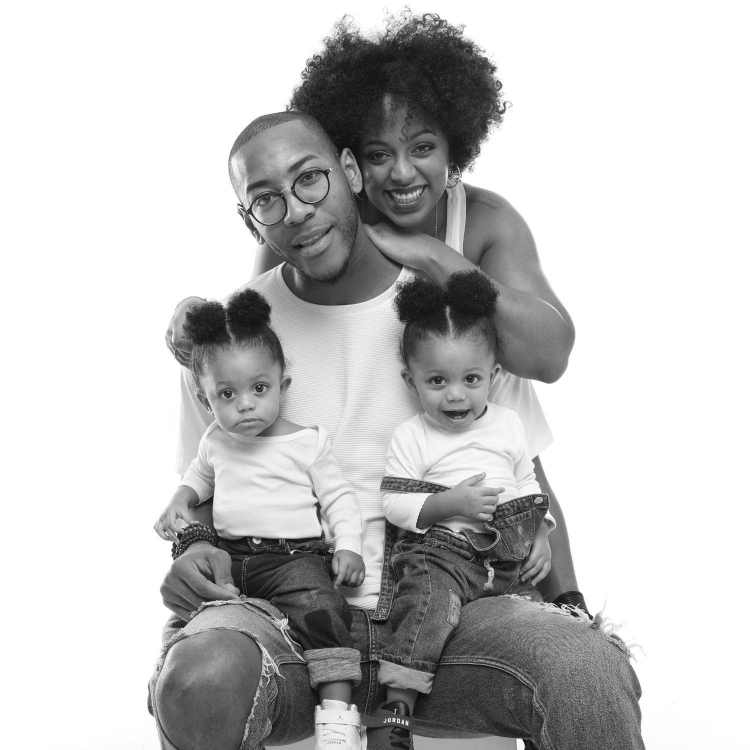
#> input picture img/Modified_famille.jpeg, 1500 x 1500 px, given as the content of the folder imgAModif, which was not available (shown at 1/2 size)
$ python Story7.py
#> lines starting #> are read from the running program, lines starting #| are printed output that depends on the picture; pictures that were not available may be replaced by others from this repository, and a replacement may not be noted
### Story1.py
from PIL import Image, ImageEnhance
from logger import *
import os

def BlackAndWhite(image,output,save=1):

#> called with image = 'imgAModif/Modified_famille.jpeg', output = 'img', save = 0
    _, ext = os.path.splitext(image)
    if ext not in ('.jpg', '.jpeg', '.png'):
        print("Vous devez mettre en paramètre le chemin d'une image en format .jpg, .jpeg ou .png (BAW)")
        log(f"Erreur d'extension de l'image {image} dans BAW")
        return

    try:
        img=Image.open(image) # On Ouvre L'image
#> img is the input picture: PIL image 1500x1500 RGB; min 0, max 255, mean 196

    except:
        print("Le chemin vers l'image n'est pas bon ou n'existe pas. (BAW)")
        log(f"Erreur de chemin de l'image {image} dans BAW")
        return
    NameImage=image # NameImage est le chemin de l'image
    for i in range(len(image)): # Boucle qui parcours les charactère du chemin de l'image
        if image[i]=='/': # Si il y as un "/"
            NameImage=image[i+1:] # On prend que ce qu'il y as après
    filter = ImageEnhance.Color(img) # On applique la couleur noir et blanc a l'image
    img = filter.enhance(0)
    log(f"{NameImage} transformé en noir et blanc")

    try:
        if save==1: # Vérifie si l'orsque l'on a appeler la fonction l'utilisateur veut sauvegarder l'image
            img.save(f"{output}/BlackAndWhiteOf{NameImage}")
            log(f"{NameImage} sauvegardée dans {output} (BAW)")
            return str(f"{output}/BlackAndWhiteOf{NameImage}")
        else:
            img.save(f"temps/BlackAndWhiteOf{NameImage}")
            log(f"{NameImage} sauvegardée dans temps/ (BAW)")
            return str(f"temps/BlackAndWhiteOf{NameImage}")
    except:
        print("Le chemin vers la sauvegarde de votre image modifié n'est pas bon ou n'existe pas. (BAW)")
        log(f"Erreur pour le chemin de sauvegarde de {NameImage} dans BAW.")
        return

### Story2.py
from PIL import Image, ImageFilter
from logger import *
import os

def Blurred(image,output,save=1):
    """
    Convertie l'image mit en paramètre
    ex : >>> Blurred("../grimm.jpeg","img")
    renvoie une image floutée et la sauvegarde dans le dossier img
    """
#> called with output = 'img', save = 0

    _, ext = os.path.splitext(image)
    if ext not in ('.jpg', '.jpeg', '.png'):
        print("Vous devez mettre en paramètre le chemin d'une image en format .jpg, .jpeg ou .png (Blurred)")
        log(f"Erreur d'extension de l'image {image} dans Blurred")
        return

    try:
        # Sauvegarde l'image mit en paramètre dans la variable img
        img=Image.open(image)

    except:
        print("Le chemin vers l'image n'est pas bon ou n'existe pas. (Blurred)")
        log(f"Erreur de chemin de l'image {image} dans Blurred")
        return

    # Vérifie si le chemin vers l'image contient des dossiers pour ne garder que le nom de l'image et son extension
    NameImage = image
    for i in range(len(image)):
        if image[i]=='/':
            NameImage=image[i+1:]

    # Applique le filtre
    img = img.filter(ImageFilter.BoxBlur(10))
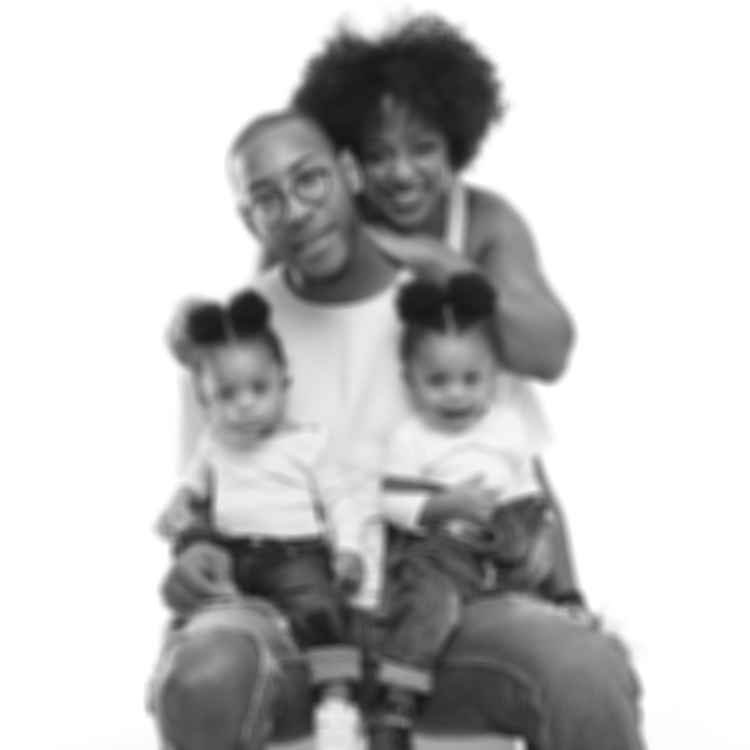
#> img: PIL image 1500x1500 RGB (shown at 1/2 size); min 20, max 255, mean 196
    log(f"{NameImage} est floutée")

    try:
        # Sauvegarde l'image ou le met dans un dossier temporaire temps
        if save==1:
            img.save(f"{output}/BlurredOf{NameImage}")
            log(f"{NameImage} sauvegardée dans {output} (Blurred)")
            return str(f"{output}/BlurredOf{NameImage}")
        else:
            img.save(f"temps/BlurredOf{NameImage}")
            log(f"{NameImage} sauvegardée dans temps/ (Blurred)")
            return str(f"temps/BlurredOf{NameImage}")
    except:
        print("Le chemin vers la sauvegarde de votre image modifié n'est pas bon ou n'existe pas. (Blurred)")
        log(f"Erreur pour le chemin de sauvegarde de {NameImage} dans Blurred.")
        return

### Story3.py
import cv2
import numpy as np
from logger import *
import os

def Dilatation(image,output,save=1):
#> called with output = 'img', save = 0
    _, ext = os.path.splitext(image)
    if ext not in ('.jpg', '.jpeg', '.png'):
        print("Vous devez mettre en paramètre le chemin d'une image en format .jpg, .jpeg ou .png (Dilatation)")
        log(f"Erreur d'extension de l'image {image} dans Dilatation")
        return

    try:
        img = cv2.imread(image) # Ouvre l'image
#> img: shape (1500, 1500, 3); min 20, max 255, mean 196
    except:
        print("Le chemin vers l'image n'est pas bon ou n'existe pas. (Dilatation)")
        log(f"Erreur de chemin de l'image {image} dans Dilatation")
        return

    NameImage = image # NameImage est le chemin de l'image
    for i in range(len(image)): # Boucle qui parcours les charactère du chemin de l'image
        if image[i]=='/': # Si il y as un "/"
            NameImage=image[i+1:] # On prend que ce qu'il y as après
    kernel = np.ones((10, 10), np.uint8)
    img_dilate = cv2.dilate(img, kernel, iterations=1) # Dilate l'image
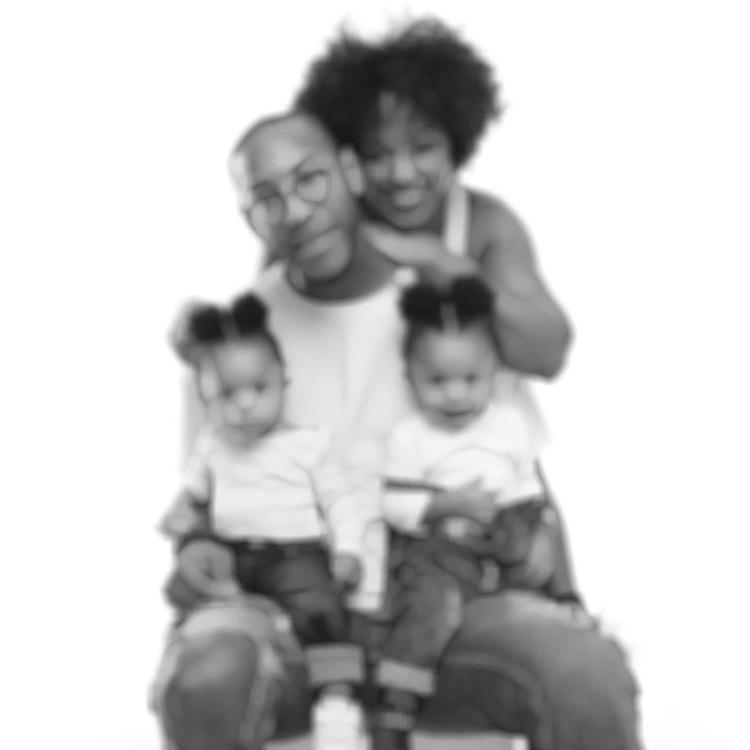
#> img_dilate: shape (1500, 1500, 3) (shown at 1/2 size); min 23, max 255, mean 201.2
    log(f"{NameImage} est dilatée")

    try:
        if save==1: # Vérifie si l'utilisateur veut sauvegarder
            cv2.imwrite(f"{output}/Dilated{NameImage}", img_dilate)
            log(f"{NameImage} sauvegardée dans {output} (Dilatation)")
            return str(f"{output}/Dilated{NameImage}")
        else:
            cv2.imwrite(f"temps/Dilated{NameImage}", img_dilate)
            log(f"{NameImage} sauvegardée dans temps/ (Dilatation)")
            return str(f"temps/Dilated{NameImage}")
    except:
        print("Le chemin vers la sauvegarde de votre image modifié n'est pas bon ou n'existe pas. (Dilatation)")
        log(f"Erreur pour le chemin de sauvegarde de {NameImage} dans Dilatation.")
        return

### Story6.py
from PIL import Image
import cv2
import os
from logger import *

def WriteText(image, output, texte, position_x, position_y, size, save=1):

#> called with output = 'img', texte = 'teste', position_x = 20, position_y = 20, size = 5, save = 0
    _, ext = os.path.splitext(image)
    if ext not in ('.jpg', '.jpeg', '.png'):
        print("Vous devez mettre en paramètre le chemin d'une image en format .jpg, .jpeg ou .png (Write)")
        log(f"Erreur d'extension de l'image {image} dans Write")
        return

    if not(isinstance(position_x, (float, int))) or not(isinstance(position_y, (float, int))) or position_x < 0 or position_y < 0:
        print('Vous devez rentrer des nombres entiers ou flottants positifs en paramètre de WriteText pour les positions x et y.')
        log(f"Erreur de paramètre (facteur(s) longueur et/ou largeur) de l'image {image} dans Write")
        return

    if not(isinstance(texte, str)):
        print('Le texte mis en paramètre doit être entre guillemets.')
        log(f"Erreur de paramètre texte de l'image {image} dans Write")

    try:
        images = cv2.imread(image) # Charge l'image depuis le chemin spécifié dans image
#> images: shape (1500, 1500, 3); min 22, max 255, mean 201.2
    except:
        print("Le chemin vers l'image n'est pas bon ou n'existe pas. (Write)")
        log(f"Erreur de chemin de l'image {image} dans Write")
        return

    NameImage = image # NameImage et le chemin de l'image
    for i in range(len(image)): # Parcourt chaque caractère de la chaîne représentant le chemin de l'image
        if image[i]=='/':
            NameImage=image[i+1:] # Si il y a un / on prend uniquement le chemin qui se trouve apres ce /

    imga = cv2.putText(images, texte, org=(position_x, position_y), fontFace=cv2.FONT_HERSHEY_SIMPLEX, fontScale=size, color=(255, 255, 255), thickness=3) # Ajoute le texte spécifié à l'image chargée aux coordonnées indiquées
    log(f"Le texte {texte} a été mis sur l'image {NameImage} au coordonnée : {position_x} x, {position_y} y")

    try:
        if save == 1: # Si on a choisit de sauvegarder ou qu'on a rien fait
            cv2.imwrite(f"{output}/WriteTextOn{NameImage}", imga) # Sauvegarde l'image dans le dossier output
            log(f"{NameImage} sauvegardée dans {output} (Write)")
            return str(f"{output}/WriteTextOn{NameImage}") # Renvoie le chemin ou on a sauvegarder l'image modifier
        else: # Si on a choisit de ne pas sauvegarder
            cv2.imwrite(f"temps/WriteTextOn{NameImage}", imga) # Sauvegarde l'image dans un dossier temp
            log(f"{NameImage} sauvegardée dans temps/ (Write)")
            return str(f"temps/WriteTextOn{NameImage}") # Renvoie le chemin ou on a sauvegarder l'image modifier
    except:
        print("Le chemin vers la sauvegarde de votre image modifié n'est pas bon ou n'existe pas. (Write)")
        log(f"Erreur pour le chemin de sauvegarde de {NameImage} dans Write.")
        return

### Story4.py
from PIL import Image
import os
from logger import *

def RotateImage(image,degre,output,save=1):

#> called with degre = 45, output = 'img', save = 0
    _, ext = os.path.splitext(image)
    if ext not in ('.jpg', '.jpeg', '.png'):
        print("Vous devez mettre en paramètre le chemin d'une image en format .jpg, .jpeg ou .png (Rotate)")
        log(f"Erreur d'extension de l'image {image} dans Rotate")
        return

    if not(isinstance(degre, (float, int))):
        print('Vous devez rentrer des nombres entiers ou flottants en paramètre de RotateImage.')
        log(f"Erreur de paramètre (nombre de degré) de l'image {image} dans Rotate")
        return
    try:
        img=Image.open(image) #ouverture de l'image avec PIL
#> img: PIL image 1500x1500 RGB
    except:
        print("Le chemin vers l'image n'est pas bon ou n'existe pas. (Rotate)")
        log(f"Erreur de chemin de l'image {image} dans Rotate")
        return

    NameImage=image #NameImage et le chemin de l'image
    for i in range(len(image)): #parcourt chaque caractère de la chaîne représentant le chemin de l'image
        if image[i]=='/':
            NameImage=image[i+1:] #si il y a un / on prend uniquement le chemin qui se trouve apres ce /
    out = img.rotate(degre, expand=1) #pivote l'image de avec comme parametre degre
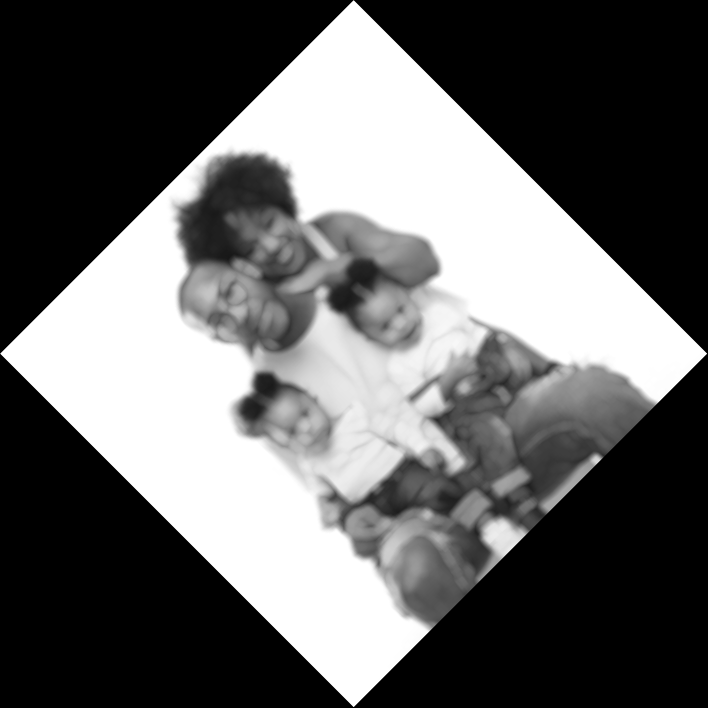
#> out: PIL image 2122x2122 RGB (shown at 1/3 size); min 0, max 255, mean 100.5
    log(f"{NameImage} est pivotée de {degre} degré(s)")

    try:
        if save==1: #si on a choisit de sauvegarder ou qu'on a rien fait
            out.save(f"{output}/RotateImageOf{NameImage}") #sauvegarde l'image dans le dossier output
            log(f"{NameImage} sauvegardée dans {output} (Rotate)")
            return str(f"{output}/RotateImageOf{NameImage}") #renvoie le chemin ou on a sauvegarder l'image modifier
        else: #si on a choisit de ne pas sauvegarder
            out.save(f"temps/RotateImageOf{NameImage}") #sauvegarde l'image dans un dossier temp
            log(f"{NameImage} sauvegardée dans temps/ (Rotate)")
            return str(f"temps/RotateImageOf{NameImage}") #renvoie le chemin ou on a sauvegarder l'image modifier
    except:
        print("Le chemin vers la sauvegarde de votre image modifié n'est pas bon ou n'existe pas. (Rotate)")
        log(f"Erreur pour le chemin de sauvegarde de {NameImage} dans Rotate.")
        return

### Story5.py
from PIL import Image
import cv2
from logger import *
import os

def Resize(image,output, largeur, longueur, save=1):
    """
    Convertie l'image mit en paramètre
    ex : >>> Resize("grimm.jpeg","img", 0.5, 0.5)
    renvoie une image redimensionnée et deux foix plus petite et la sauvegarde dans le dossier img
    """
#> called with output = 'img', largeur = 2, longueur = 2, save = 1
    _, ext = os.path.splitext(image)
    if ext not in ('.jpg', '.jpeg', '.png'):
        print("Vous devez mettre en paramètre le chemin d'une image en format .jpg, .jpeg ou .png (Resize)")
        log(f"Erreur d'extension de l'image {image} dans Resize")
        return

    if not(isinstance(longueur, (float, int))) or not(isinstance(largeur, (float, int)) or longueur < 0 or largeur < 0):
        print('Vous devez rentrer des nombres entiers ou flottants positifs en paramètre de Resize.')
        log(f"Erreur de paramètre (facteur(s) longueur et/ou largeur) de l'image {image} dans Resize")
        return


    # Sauvegarde l'image mit en paramètre dans la variable img
    try:
        img=Image.open(image)
#> img: PIL image 2122x2122 RGB

    except:
        print("Le chemin vers l'image n'est pas bon ou n'existe pas. (Resize)")
        log(f"Erreur de chemin de l'image {image} dans Resize")
        return
    # Sauvegarde la largeur et la hauteur de l'image pour les mettre dans les variables whidth et height
    im = cv2.imread(image)
    whidth = im.shape[1]
#> whidth = 2122
    height = im.shape[0]
#> height = 2122


    # Vérifie si le chemin vers l'image contient des dossiers pour ne garder que le nom de l'image et son extension
    NameImage = image
    for i in range(len(image)):
        if image[i]=='/':
            NameImage=image[i+1:]

    # Applique le filtre en multipliant la largeur et la longueur par les facteurs mis en paramètres
    img = img.resize((round(whidth * largeur), round(height * longueur)))
#> img: PIL image 4244x4244 RGB
    log(f"{NameImage} est redimensionné : {round(whidth * largeur)} largeur, {round(height * longueur)} longueur")

    # Sauvegarde l'image ou le met dans un dossier temporaire temps
    try:
        if save==1:
            img.save(f"{output}/ResizeOf{NameImage}")
            log(f"{NameImage} sauvegardée dans {output} (Resize)")
            return str(f"{output}/ResizeOf{NameImage}")
        else:
            img.save(f"temps/ResizeOf{NameImage}")
            log(f"{NameImage} sauvegardée dans temps/ (Resize)")
            return str(f"temps/ResizeOf{NameImage}")
    except:
        print("Le chemin vers la sauvegarde de votre image modifié n'est pas bon ou n'existe pas. (Resize)")
        log(f"Erreur pour le chemin de sauvegarde de {NameImage} dans Resize.")
        return

### logger.py
def log(message):
    with open('imageModifie.log', 'a') as f:
        f.write(message + '\n')

### Story7.py
import os
import shutil
from Story1 import *
from Story2 import *
from Story3 import *
from Story4 import *
from Story5 import *
from Story6 import *
from logger import *

def modificationFiles(Files,output):
    TabFile = os.listdir(Files)
    os.mkdir('temps')
    log(f"Dossier temps/ créé.")
    for i in TabFile:
        filePath = BlackAndWhite(f'{Files}/{i}',output,0)
        filePath = Blurred(filePath,output,0)
        filePath = Dilatation(filePath,output,0)
        filePath = WriteText(filePath,output,'teste',20,20,5,0)
        filePath = RotateImage(filePath,45,output,0)
        filePath = Resize(filePath,output,2,2)
        os.rename(f'{filePath}',f'img/Modified_{i}')
    shutil.rmtree('temps')
    log(f"Dossier temps/ suprimé.")

modificationFiles('imgAModif','img')
